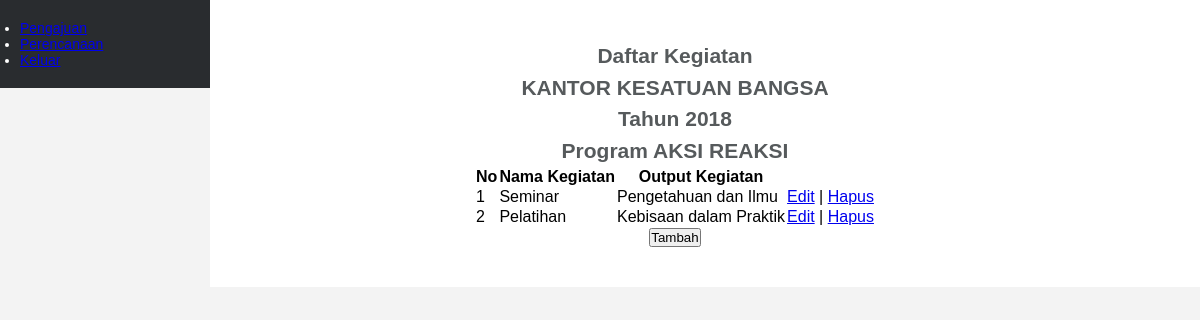
/pengurus/index.php?data=kegiatan/index&&kode=2&&kode2=1 (signed in), run on the app's committed database.
### tables this page shows
CREATE TABLE `program_skpd` (
  `id_program` int(11) NOT NULL,
  `nama_program` varchar(64) DEFAULT NULL,
  `id_perencanaan_kebutuhan` int(11) DEFAULT NULL
);

CREATE TABLE `skpd` (
  `id_skpd` varchar(64) NOT NULL,
  `nama_skpd` varchar(64) DEFAULT NULL
);

CREATE TABLE `perencanaan_kebutuhan` (
  `id_perencanaan_kebutuhan` int(11) NOT NULL,
  `id_skpd` varchar(64) DEFAULT NULL,
  `tahun` year(4) DEFAULT NULL
);

CREATE TABLE `kegiatan_program` (
  `id_kegiatan` int(11) NOT NULL,
  `nama_kegiatan` varchar(64) DEFAULT NULL,
  `output_kegiatan` text,
  `id_program` int(11) DEFAULT NULL
);

### pengurus/kegiatan/index.php (the view, shortened to what this page needs)
<?php
	$kode = $_GET['kode'];
?>
<html>
	<head>
	</head>
	<body>
		<h2 align = "center">Daftar Kegiatan</h2>
		<?php
			$tampil = mysql_query(" SELECT prog.nama_program, prog.id_perencanaan_kebutuhan, skpd.nama_skpd, rencana.tahun
									FROM program_skpd prog, perencanaan_kebutuhan rencana, skpd
									WHERE prog.id_program = $_GET[kode] AND prog.id_perencanaan_kebutuhan = rencana.id_perencanaan_kebutuhan AND rencana.id_skpd = skpd.id_skpd");
			if ($data = mysql_fetch_array($tampil)){
		?>
		<h2 align = "center"><?php echo $data['nama_skpd'];?></h2>
		<h2 align = "center">Tahun <?php echo $data['tahun'];?></h2>
		<h2 align = "center">Program <?php echo $data['nama_program'];?></h2>
		<?php
			}
		?>
		<table align = "center" border = "0" cellpadding = "20">
			<tr>
				<th>No</th>
				<th>Nama Kegiatan</th>
				<th>Output Kegiatan</th>
			</tr>
			<?php
				$tampil = mysql_query(" SELECT * FROM kegiatan_program WHERE id_program = $_GET[kode] order by nama_kegiatan desc");
				$no = 0;
				while ($data = mysql_fetch_array($tampil)){
				$no++;
			?>
			<tr>
				<td><?php echo $no; ?></td>
				<td><?php echo $data['nama_kegiatan']; ?></td>
				<td><?php echo $data['output_kegiatan']; ?></td>
				<td>
				<?php echo"<a href=?data=kegiatan/edit&&kode=$data[id_kegiatan]&&kode2=$kode>Edit</a>"; ?> |
				<?php echo"<a href=\"?data=kegiatan/hapus&&kode=$data[id_kegiatan]&&kode2=$kode\" onClick=\"return confirm('Apakah Anda benar-benar akan menghapus data?')\">Hapus</a>"; ?>
				</td>
			</tr>
			<?php
				}
			?>
		</table>
		<h2 align=center>
			<a href="?data=kegiatan/input&&kode=<?php echo $kode?>"><button>Tambah</button></a>
		</h2>
	</body>
</html>

### pengurus/assets/css/styles.css (style rules this page uses)
* { margin:0; padding:0; }
html { background-color: #f3f3f3; }
body { font: normal 14px sans-serif; }

### data on the page
program_skpd: skpd.nama_skpd "KANTOR KESATUAN BANGSA", id_perencanaan_kebutuhan.tahun "2018", nama_program "AKSI REAKSI"
kegiatan_program: nama_kegiatan "Seminar", output_kegiatan "Pengetahuan dan Ilmu"
kegiatan_program: nama_kegiatan "Pelatihan", output_kegiatan "Kebisaan dalam Praktik"
